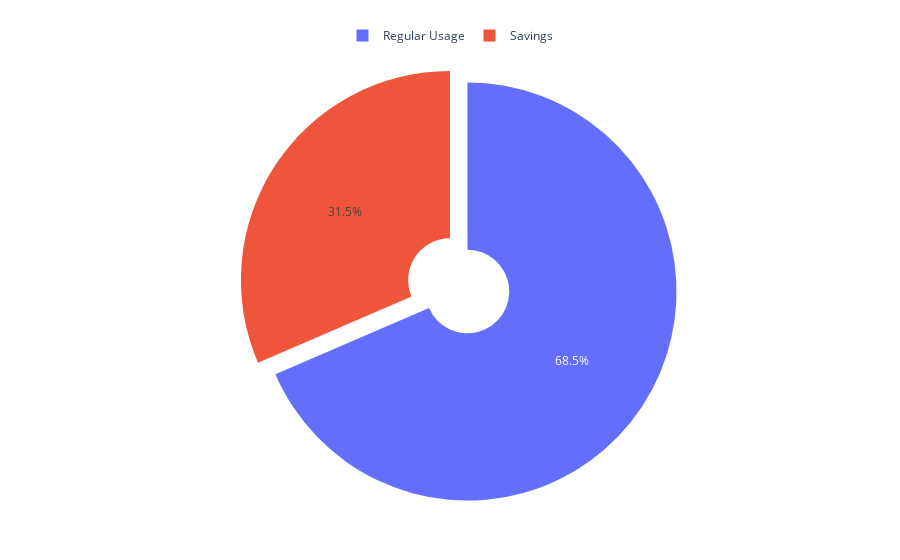

The notebook cell this image was saved under:
### Code cell
pie = PieChartCreator(df,1,"Acu101")
pie.fig

### Figure 1 — Plotly figure (JSON) as saved in the notebook; plotly's stock layout.template omitted (floating-point values rounded to 4 significant figures)
{"data": [{"hole": 0.2, "labels": ["Savings", "Regular Usage"], "pull": [0, 0.1], "type": "pie", "values": [6635000.0, 14450000.0]}], "layout": {"legend": {"orientation": "h", "x": 0.5, "xanchor": "center", "y": 1, "yanchor": "bottom"}, "margin": {"b": 50, "l": 50, "r": 50, "t": 50}}}
